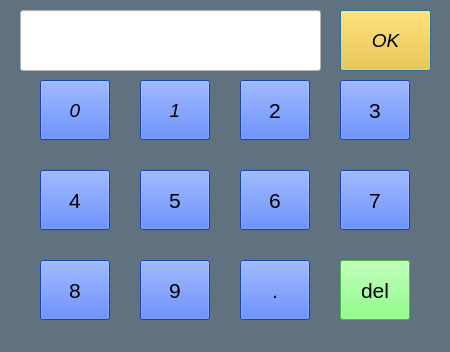
<?xml version="1.0" encoding="UTF-8"?>
<ui version="4.0">
 <class>MyKeyDialog</class>
 <widget class="QDialog" name="MyKeyDialog">
  <property name="geometry">
   <rect>
    <x>0</x>
    <y>0</y>
    <width>450</width>
    <height>352</height>
   </rect>
  </property>
  <property name="font">
   <font>
    <pointsize>16</pointsize>
   </font>
  </property>
  <property name="windowTitle">
   <string>Dialog</string>
  </property>
  <property name="styleSheet">
   <string notr="true">background-color: rgb(96, 114, 127);</string>
  </property>
  <widget class="QLineEdit" name="lineEdit_window">
   <property name="geometry">
    <rect>
     <x>20</x>
     <y>10</y>
     <width>301</width>
     <height>61</height>
    </rect>
   </property>
   <property name="styleSheet">
    <string notr="true">background-color: rgb(255, 255, 255);</string>
   </property>
  </widget>
  <widget class="QPushButton" name="pushButton_ok">
   <property name="geometry">
    <rect>
     <x>340</x>
     <y>10</y>
     <width>91</width>
     <height>61</height>
    </rect>
   </property>
   <property name="font">
    <font>
     <pointsize>14</pointsize>
     <italic>true</italic>
    </font>
   </property>
   <property name="styleSheet">
    <string notr="true">background-color: rgb(255, 196, 19);</string>
   </property>
   <property name="text">
    <string>OK</string>
   </property>
   <property name="flat">
    <bool>false</bool>
   </property>
  </widget>
  <widget class="QPushButton" name="pushButton">
   <property name="geometry">
    <rect>
     <x>40</x>
     <y>80</y>
     <width>70</width>
     <height>60</height>
    </rect>
   </property>
   <property name="font">
    <font>
     <pointsize>14</pointsize>
     <italic>true</italic>
    </font>
   </property>
   <property name="styleSheet">
    <string notr="true">background-color: rgb(29, 89, 255);</string>
   </property>
   <property name="text">
    <string>0</string>
   </property>
  </widget>
  <widget class="QPushButton" name="pushButton_2">
   <property name="geometry">
    <rect>
     <x>140</x>
     <y>80</y>
     <width>70</width>
     <height>60</height>
    </rect>
   </property>
   <property name="font">
    <font>
     <pointsize>14</pointsize>
     <italic>true</italic>
    </font>
   </property>
   <property name="styleSheet">
    <string notr="true">background-color: rgb(29, 89, 255);</string>
   </property>
   <property name="text">
    <string>1</string>
   </property>
  </widget>
  <widget class="QPushButton" name="pushButton_3">
   <property name="geometry">
    <rect>
     <x>240</x>
     <y>80</y>
     <width>70</width>
     <height>60</height>
    </rect>
   </property>
   <property name="styleSheet">
    <string notr="true">font: italic 14pt &quot;Sans Serif&quot;;
background-color: rgb(29, 89, 255);</string>
   </property>
   <property name="text">
    <string>2</string>
   </property>
  </widget>
  <widget class="QPushButton" name="pushButton_4">
   <property name="geometry">
    <rect>
     <x>340</x>
     <y>80</y>
     <width>70</width>
     <height>60</height>
    </rect>
   </property>
   <property name="styleSheet">
    <string notr="true">font: italic 14pt &quot;Sans Serif&quot;;
background-color: rgb(29, 89, 255);</string>
   </property>
   <property name="text">
    <string>3</string>
   </property>
  </widget>
  <widget class="QPushButton" name="pushButton_5">
   <property name="geometry">
    <rect>
     <x>40</x>
     <y>170</y>
     <width>70</width>
     <height>60</height>
    </rect>
   </property>
   <property name="styleSheet">
    <string notr="true">font: italic 14pt &quot;Sans Serif&quot;;
background-color: rgb(29, 89, 255);</string>
   </property>
   <property name="text">
    <string>4</string>
   </property>
  </widget>
  <widget class="QPushButton" name="pushButton_6">
   <property name="geometry">
    <rect>
     <x>140</x>
     <y>170</y>
     <width>70</width>
     <height>60</height>
    </rect>
   </property>
   <property name="styleSheet">
    <string notr="true">font: italic 14pt &quot;Sans Serif&quot;;
background-color: rgb(29, 89, 255);</string>
   </property>
   <property name="text">
    <string>5</string>
   </property>
  </widget>
  <widget class="QPushButton" name="pushButton_7">
   <property name="geometry">
    <rect>
     <x>240</x>
     <y>170</y>
     <width>70</width>
     <height>60</height>
    </rect>
   </property>
   <property name="styleSheet">
    <string notr="true">font: italic 14pt &quot;Sans Serif&quot;;
background-color: rgb(29, 89, 255);</string>
   </property>
   <property name="text">
    <string>6</string>
   </property>
  </widget>
  <widget class="QPushButton" name="pushButton_8">
   <property name="geometry">
    <rect>
     <x>340</x>
     <y>170</y>
     <width>70</width>
     <height>60</height>
    </rect>
   </property>
   <property name="styleSheet">
    <string notr="true">font: italic 14pt &quot;Sans Serif&quot;;
background-color: rgb(29, 89, 255);</string>
   </property>
   <property name="text">
    <string>7</string>
   </property>
  </widget>
  <widget class="QPushButton" name="pushButton_9">
   <property name="geometry">
    <rect>
     <x>40</x>
     <y>260</y>
     <width>70</width>
     <height>60</height>
    </rect>
   </property>
   <property name="styleSheet">
    <string notr="true">font: italic 14pt &quot;Sans Serif&quot;;
background-color: rgb(29, 89, 255);</string>
   </property>
   <property name="text">
    <string>8</string>
   </property>
  </widget>
  <widget class="QPushButton" name="pushButton_10">
   <property name="geometry">
    <rect>
     <x>140</x>
     <y>260</y>
     <width>70</width>
     <height>60</height>
    </rect>
   </property>
   <property name="styleSheet">
    <string notr="true">font: italic 14pt &quot;Sans Serif&quot;;
background-color: rgb(29, 89, 255);</string>
   </property>
   <property name="text">
    <string>9</string>
   </property>
  </widget>
  <widget class="QPushButton" name="pushButton_11">
   <property name="geometry">
    <rect>
     <x>240</x>
     <y>260</y>
     <width>70</width>
     <height>60</height>
    </rect>
   </property>
   <property name="styleSheet">
    <string notr="true">font: italic 14pt &quot;Sans Serif&quot;;
background-color: rgb(29, 89, 255);</string>
   </property>
   <property name="text">
    <string>.</string>
   </property>
  </widget>
  <widget class="QPushButton" name="pushButton_12">
   <property name="geometry">
    <rect>
     <x>340</x>
     <y>260</y>
     <width>70</width>
     <height>60</height>
    </rect>
   </property>
   <property name="styleSheet">
    <string notr="true">font: italic 14pt &quot;Sans Serif&quot;;
background-color: rgb(109, 255, 101);</string>
   </property>
   <property name="text">
    <string>del</string>
   </property>
  </widget>
 </widget>
 <resources/>
 <connections/>
</ui>
